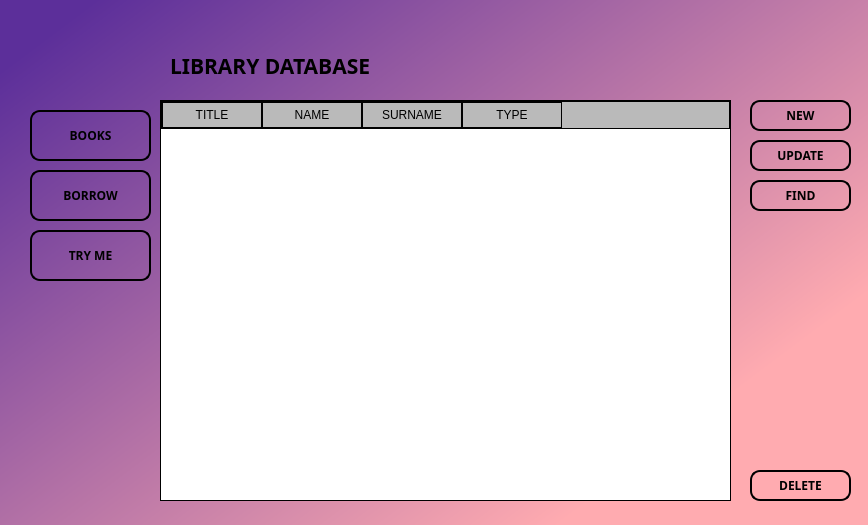
<?xml version="1.0" encoding="UTF-8"?>
<ui version="4.0">
 <class>MainWindow</class>
 <widget class="QMainWindow" name="MainWindow">
  <property name="geometry">
   <rect>
    <x>0</x>
    <y>0</y>
    <width>868</width>
    <height>525</height>
   </rect>
  </property>
  <property name="windowTitle">
   <string>MainWindow</string>
  </property>
  <widget class="QWidget" name="centralwidget">
   <widget class="QWidget" name="bgwidget" native="true">
    <property name="geometry">
     <rect>
      <x>-10</x>
      <y>0</y>
      <width>881</width>
      <height>531</height>
     </rect>
    </property>
    <property name="styleSheet">
     <string notr="true">QWidget#bgwidget{
background-color: qlineargradient(spread:pad, x1:0.051, y1:0.0849545, x2:0.853, y2:0.726818, stop:0 rgba(92, 47, 154, 255), stop:1 rgba(255, 171, 176, 255));}</string>
    </property>
    <widget class="QPushButton" name="find_button">
     <property name="geometry">
      <rect>
       <x>760</x>
       <y>180</y>
       <width>101</width>
       <height>31</height>
      </rect>
     </property>
     <property name="font">
      <font>
       <family>Lucida Fax</family>
       <weight>75</weight>
       <bold>true</bold>
      </font>
     </property>
     <property name="cursor">
      <cursorShape>OpenHandCursor</cursorShape>
     </property>
     <property name="styleSheet">
      <string notr="true">QPushButton{
	border-style:outset;
	border-width:2px;
	border-radius:10px;
	border-color:black;
}

QPushButton:hover{
	border-style:outset;
	border-width:2px;
	border-radius:10px;
	border-color:black;
	border-color:rgb(51, 143, 255);
	color: rgb(51, 143, 255);
}</string>
     </property>
     <property name="text">
      <string>FIND</string>
     </property>
    </widget>
    <widget class="QPushButton" name="borrow_button">
     <property name="geometry">
      <rect>
       <x>40</x>
       <y>170</y>
       <width>121</width>
       <height>51</height>
      </rect>
     </property>
     <property name="font">
      <font>
       <family>Lucida Fax</family>
       <weight>75</weight>
       <bold>true</bold>
      </font>
     </property>
     <property name="cursor">
      <cursorShape>OpenHandCursor</cursorShape>
     </property>
     <property name="styleSheet">
      <string notr="true">QPushButton{
	border-style:outset;
	border-width:2px;
	border-radius:10px;
	border-color:black;
}

QPushButton:hover{
	border-style:outset;
	border-width:2px;
	border-radius:10px;
	border-color:black;
	border-color:rgb(51, 143, 255);
	color: rgb(51, 143, 255);
}</string>
     </property>
     <property name="text">
      <string>BORROW</string>
     </property>
    </widget>
    <widget class="QPushButton" name="update_button">
     <property name="geometry">
      <rect>
       <x>760</x>
       <y>140</y>
       <width>101</width>
       <height>31</height>
      </rect>
     </property>
     <property name="font">
      <font>
       <family>Lucida Fax</family>
       <weight>75</weight>
       <bold>true</bold>
      </font>
     </property>
     <property name="cursor">
      <cursorShape>OpenHandCursor</cursorShape>
     </property>
     <property name="styleSheet">
      <string notr="true">QPushButton{
	border-style:outset;
	border-width:2px;
	border-radius:10px;
	border-color:black;
}

QPushButton:hover{
	border-style:outset;
	border-width:2px;
	border-radius:10px;
	border-color:black;
	border-color:rgb(51, 143, 255);
	color: rgb(51, 143, 255);
}</string>
     </property>
     <property name="text">
      <string>UPDATE</string>
     </property>
    </widget>
    <widget class="QTableWidget" name="books_tableWidget">
     <property name="geometry">
      <rect>
       <x>170</x>
       <y>100</y>
       <width>571</width>
       <height>401</height>
      </rect>
     </property>
     <property name="focusPolicy">
      <enum>Qt::StrongFocus</enum>
     </property>
     <property name="styleSheet">
      <string notr="true">QWidget {
    background-color: rgb(186, 186, 186);
    color: black;
	border: 1px solid black;
}

QHeaderView::section {
    background-color: rgb(186, 186, 186);
    padding: 4px;
    border: 1px solid black;
	font: 63 9pt &quot;Lucida Fax&quot;;
}

QTableWidget {
    gridline-color: black;
	font: 63 8pt &quot;Lucida Fax&quot;;
	background-color:white;
	alternate-background-color:rgb(156, 156, 156);
	selection-background-color:rgb(156, 156, 156);
	 border: 1px solid black;
}
QTableWidget QTableCornerButton::section {
    background-color: rgb(186, 186, 186);
    border: 1px solid black;

}
</string>
     </property>
     <column>
      <property name="text">
       <string>TITLE</string>
      </property>
     </column>
     <column>
      <property name="text">
       <string>NAME</string>
      </property>
     </column>
     <column>
      <property name="text">
       <string>SURNAME</string>
      </property>
     </column>
     <column>
      <property name="text">
       <string>TYPE</string>
      </property>
     </column>
    </widget>
    <widget class="QLabel" name="library_label">
     <property name="geometry">
      <rect>
       <x>180</x>
       <y>40</y>
       <width>311</width>
       <height>51</height>
      </rect>
     </property>
     <property name="font">
      <font>
       <family>Lucida Fax</family>
       <pointsize>16</pointsize>
       <weight>75</weight>
       <bold>true</bold>
      </font>
     </property>
     <property name="text">
      <string>LIBRARY DATABASE</string>
     </property>
    </widget>
    <widget class="QPushButton" name="delete_button">
     <property name="geometry">
      <rect>
       <x>760</x>
       <y>470</y>
       <width>101</width>
       <height>31</height>
      </rect>
     </property>
     <property name="font">
      <font>
       <family>Lucida Fax</family>
       <weight>75</weight>
       <bold>true</bold>
      </font>
     </property>
     <property name="cursor">
      <cursorShape>OpenHandCursor</cursorShape>
     </property>
     <property name="styleSheet">
      <string notr="true">QPushButton{
	border-style:outset;
	border-width:2px;
	border-radius:10px;
	border-color:black;
}

QPushButton:hover{
	border-style:outset;
	border-width:2px;
	border-radius:10px;
	border-color:black;
	border-color:rgb(51, 143, 255);
	color: rgb(51, 143, 255);
}</string>
     </property>
     <property name="text">
      <string>DELETE</string>
     </property>
    </widget>
    <widget class="QPushButton" name="books_button">
     <property name="geometry">
      <rect>
       <x>40</x>
       <y>110</y>
       <width>121</width>
       <height>51</height>
      </rect>
     </property>
     <property name="font">
      <font>
       <family>Lucida Fax</family>
       <weight>75</weight>
       <bold>true</bold>
      </font>
     </property>
     <property name="cursor">
      <cursorShape>OpenHandCursor</cursorShape>
     </property>
     <property name="styleSheet">
      <string notr="true">QPushButton{
	border-style:outset;
	border-width:2px;
	border-radius:10px;
	border-color:black;
}

QPushButton:hover{
	border-style:outset;
	border-width:2px;
	border-radius:10px;
	border-color:black;
	border-color:rgb(51, 143, 255);
	color: rgb(51, 143, 255);
}</string>
     </property>
     <property name="text">
      <string>BOOKS</string>
     </property>
    </widget>
    <widget class="QPushButton" name="try_me_button">
     <property name="geometry">
      <rect>
       <x>40</x>
       <y>230</y>
       <width>121</width>
       <height>51</height>
      </rect>
     </property>
     <property name="font">
      <font>
       <family>Lucida Fax</family>
       <weight>75</weight>
       <bold>true</bold>
      </font>
     </property>
     <property name="cursor">
      <cursorShape>OpenHandCursor</cursorShape>
     </property>
     <property name="styleSheet">
      <string notr="true">QPushButton{
	border-style:outset;
	border-width:2px;
	border-radius:10px;
	border-color:black;
}

QPushButton:hover{
	border-style:outset;
	border-width:2px;
	border-radius:10px;
	border-color:black;
	border-color:rgb(51, 143, 255);
	color: rgb(51, 143, 255);
}</string>
     </property>
     <property name="text">
      <string>TRY ME</string>
     </property>
    </widget>
    <widget class="QPushButton" name="new_button">
     <property name="geometry">
      <rect>
       <x>760</x>
       <y>100</y>
       <width>101</width>
       <height>31</height>
      </rect>
     </property>
     <property name="font">
      <font>
       <family>Lucida Fax</family>
       <weight>75</weight>
       <bold>true</bold>
      </font>
     </property>
     <property name="cursor">
      <cursorShape>OpenHandCursor</cursorShape>
     </property>
     <property name="styleSheet">
      <string notr="true">QPushButton{
	border-style:outset;
	border-width:2px;
	border-radius:10px;
	border-color:black;
}

QPushButton:hover{
	border-style:outset;
	border-width:2px;
	border-radius:10px;
	border-color:black;
	border-color:rgb(51, 143, 255);
	color: rgb(51, 143, 255);
}</string>
     </property>
     <property name="text">
      <string>NEW</string>
     </property>
    </widget>
    <widget class="QLabel" name="background_label">
     <property name="geometry">
      <rect>
       <x>0</x>
       <y>-10</y>
       <width>891</width>
       <height>701</height>
      </rect>
     </property>
     <property name="text">
      <string/>
     </property>
     <property name="pixmap">
      <pixmap>../bds_project_3/Source_imgs/bckgrnd.jpg</pixmap>
     </property>
    </widget>
    <zorder>background_label</zorder>
    <zorder>find_button</zorder>
    <zorder>borrow_button</zorder>
    <zorder>update_button</zorder>
    <zorder>books_tableWidget</zorder>
    <zorder>library_label</zorder>
    <zorder>delete_button</zorder>
    <zorder>books_button</zorder>
    <zorder>try_me_button</zorder>
    <zorder>new_button</zorder>
   </widget>
  </widget>
 </widget>
 <resources/>
 <connections/>
</ui>
